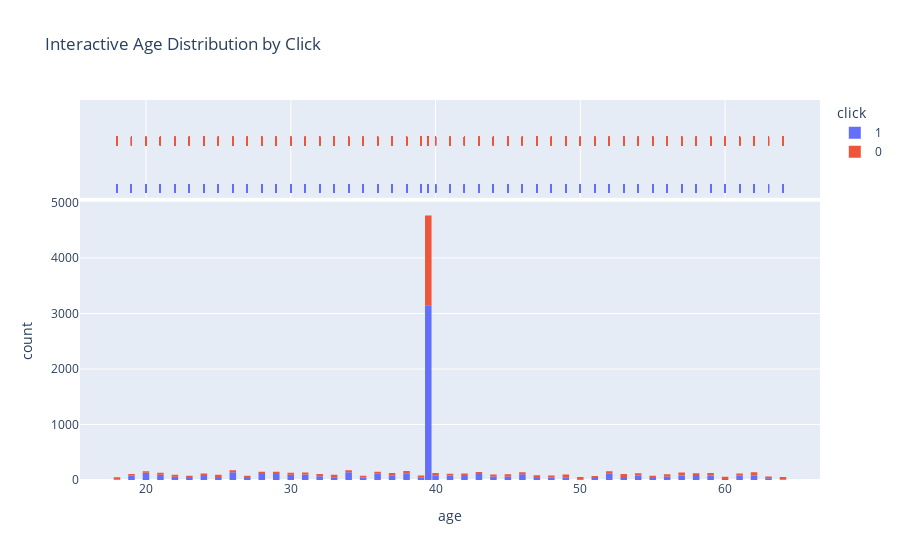
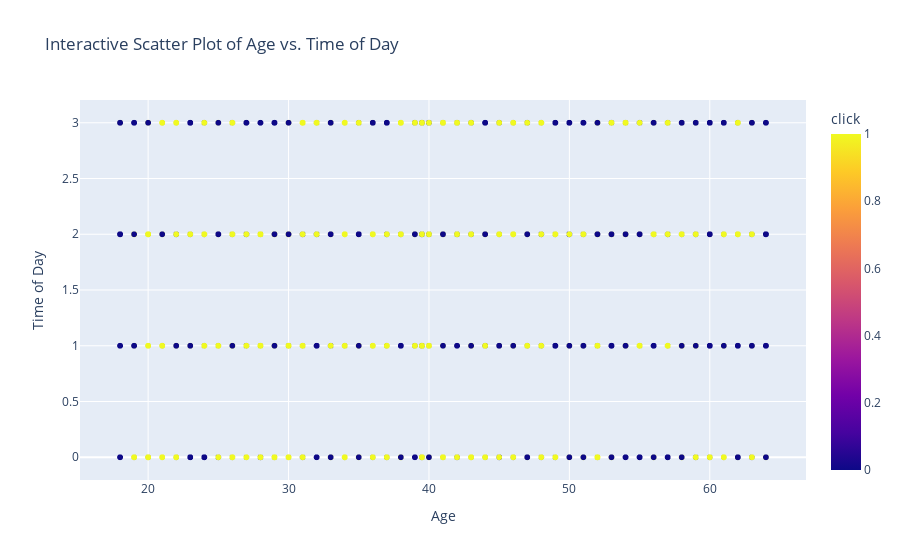

Notebook source saved alongside these figures, in order:
### Code cell
import plotly.express as px

# Interactive histogram of age
fig = px.histogram(df, x='age', color='click', marginal='rug', title='Interactive Age Distribution by Click')
fig.update_layout(bargap=0.1)
fig.show()

# Interactive scatter plot of age vs. time of day
fig = px.scatter(df, x='age', y='time_of_day', color='click', title='Interactive Scatter Plot of Age vs. Time of Day')
fig.update_layout(xaxis_title='Age', yaxis_title='Time of Day')
fig.show()

### Figure 1 — Plotly figure (JSON) as saved in the notebook; plotly's stock layout.template omitted (floating-point values rounded to 4 significant figures; data arrays with more than 128 entries replaced by an {"elided": "..."} marker saying what was removed)
{"data": [{"alignmentgroup": "True", "bingroup": "x", "hovertemplate": "click=1<br>age=%{x}<br>count=%{y}<extra></extra>", "legendgroup": "1", "marker": {"color": "#636efa", "pattern": {"shape": ""}}, "name": "1", "offsetgroup": "1", "orientation": "v", "showlegend": true, "type": "histogram", "x": {"elided": "6500 float values"}, "xaxis": "x", "yaxis": "y"}, {"alignmentgroup": "True", "boxpoints": "all", "fillcolor": "rgba(255,255,255,0)", "hoveron": "points", "hovertemplate": "click=1<br>age=%{x}<extra></extra>", "jitter": 0, "legendgroup": "1", "line": {"color": "rgba(255,255,255,0)"}, "marker": {"color": "#636efa", "symbol": "line-ns-open"}, "name": "1", "offsetgroup": "1", "showlegend": false, "type": "box", "x": {"elided": "6500 float values"}, "xaxis": "x2", "yaxis": "y2"}, {"alignmentgroup": "True", "bingroup": "x", "hovertemplate": "click=0<br>age=%{x}<br>count=%{y}<extra></extra>", "legendgroup": "0", "marker": {"color": "#EF553B", "pattern": {"shape": ""}}, "name": "0", "offsetgroup": "0", "orientation": "v", "showlegend": true, "type": "histogram", "x": {"elided": "3500 float values"}, "xaxis": "x", "yaxis": "y"}, {"alignmentgroup": "True", "boxpoints": "all", "fillcolor": "rgba(255,255,255,0)", "hoveron": "points", "hovertemplate": "click=0<br>age=%{x}<extra></extra>", "jitter": 0, "legendgroup": "0", "line": {"color": "rgba(255,255,255,0)"}, "marker": {"color": "#EF553B", "symbol": "line-ns-open"}, "name": "0", "offsetgroup": "0", "showlegend": false, "type": "box", "x": {"elided": "3500 float values"}, "xaxis": "x2", "yaxis": "y2"}], "layout": {"bargap": 0.1, "barmode": "relative", "legend": {"title": {"text": "click"}, "tracegroupgap": 0}, "title": {"text": "Interactive Age Distribution by Click"}, "xaxis": {"anchor": "y", "domain": [0, 1], "title": {"text": "age"}}, "xaxis2": {"anchor": "y2", "domain": [0, 1], "matches": "x", "showgrid": true, "showticklabels": false}, "yaxis": {"anchor": "x", "domain": [0, 0.7326], "title": {"text": "count"}}, "yaxis2": {"anchor": "x2", "domain": [0.7426, 1], "matches": "y2", "showgrid": false, "showline": false, "showticklabels": false, "ticks": ""}}}

### Figure 2 — Plotly figure (JSON) as saved in the notebook; plotly's stock layout.template omitted (floating-point values rounded to 4 significant figures; data arrays with more than 128 entries replaced by an {"elided": "..."} marker saying what was removed)
{"data": [{"hovertemplate": "age=%{x}<br>time_of_day=%{y}<br>click=%{marker.color}<extra></extra>", "legendgroup": "", "marker": {"color": {"elided": "10000 int values"}, "coloraxis": "coloraxis", "symbol": "circle"}, "mode": "markers", "name": "", "showlegend": false, "type": "scattergl", "x": {"elided": "10000 float values"}, "xaxis": "x", "y": {"elided": "10000 int values"}, "yaxis": "y"}], "layout": {"coloraxis": {"colorbar": {"title": {"text": "click"}}, "colorscale": [[0, "#0d0887"], [0.1111, "#46039f"], [0.2222, "#7201a8"], [0.3333, "#9c179e"], [0.4444, "#bd3786"], [0.5556, "#d8576b"], [0.6667, "#ed7953"], [0.7778, "#fb9f3a"], [0.8889, "#fdca26"], [1, "#f0f921"]]}, "legend": {"tracegroupgap": 0}, "title": {"text": "Interactive Scatter Plot of Age vs. Time of Day"}, "xaxis": {"anchor": "y", "domain": [0, 1], "title": {"text": "Age"}}, "yaxis": {"anchor": "x", "domain": [0, 1], "title": {"text": "Time of Day"}}}}
